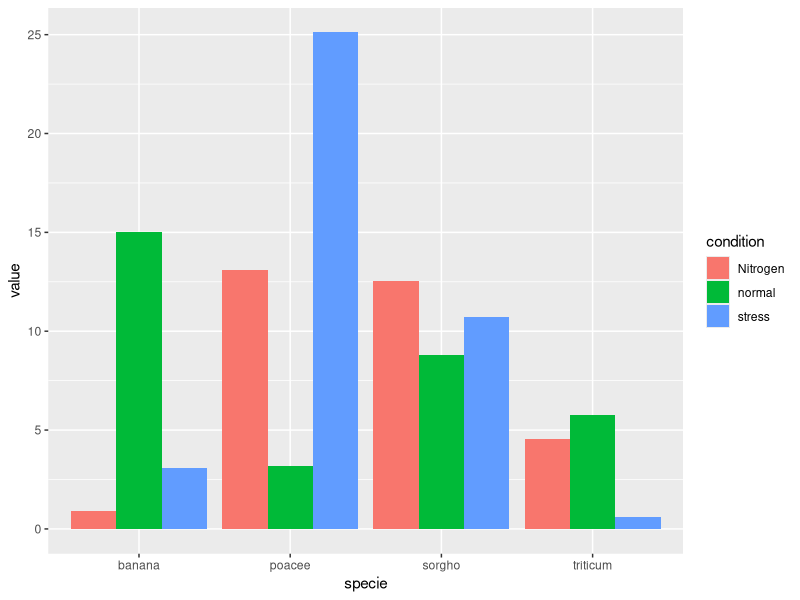

Write R code to recreate this figure.

 
# library
library(ggplot2)
 
# create a dataset
specie=c(rep("sorgho" , 3) , rep("poacee" , 3) , rep("banana" , 3) , rep("triticum" , 3) )
condition=rep(c("normal" , "stress" , "Nitrogen") , 4)
value=abs(rnorm(12 , 0 , 15))
data=data.frame(specie,condition,value)
 
# Grouped
ggplot(data, aes(fill=condition, y=value, x=specie)) + 
    geom_bar(position="dodge", stat="identity")